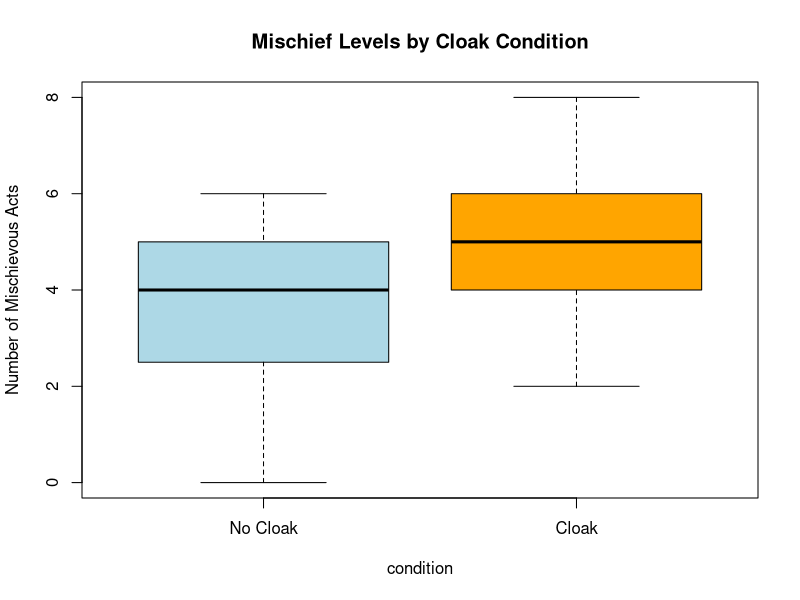

Here is the R script that generated this plot:
# ==========================================================
# ANALYSIS: Invisibility Cloak & Mischievous Acts
# Goal: Independent-Samples t-test using only Base R
# ==========================================================

# 1. DATA SETUP
# Creating the dataset exactly as shown in the provided table
mischief_scores <- c(3, 1, 5, 4, 6, 4, 6, 2, 0, 5, 4, 5,  # No Cloak (0)
                     4, 3, 6, 6, 8, 5, 5, 4, 2, 5, 7, 5)  # Cloak (1)

# Categorizing the groups: 0 = No Cloak, 1 = Cloak
cloak_condition <- factor(c(rep(0, 12), rep(1, 12)), 
                          labels = c("No Cloak", "Cloak"))

# Combine into a data frame
cloak_data <- data.frame(condition = cloak_condition, mischief = mischief_scores)

# ----------------------------------------------------------
# 2. CHECKING THE 5 ASSUMPTIONS
# ----------------------------------------------------------

# Assumption 1: Dichotomous Independent Variable (Exactly 2 levels)
levels(cloak_data$condition) 

# Assumption 2: Continuous Dependent Variable (Is it numeric?)
is.numeric(cloak_data$mischief)

# Assumption 3: Independence of Observations
# (Verified by study design: 24 unique participants in two distinct groups)

# Assumption 4: Normality (Shapiro-Wilk Test)
# Check for each group. p > 0.05 suggests normality is met.
shapiro.test(cloak_data$mischief[cloak_data$condition == "No Cloak"])
shapiro.test(cloak_data$mischief[cloak_data$condition == "Cloak"])

# Assumption 5: Homogeneity of Variance (F-test for Equality of Variances)
# In Base R, use var.test(). p > 0.05 means variances are equal.
var.test(mischief ~ condition, data = cloak_data)

# ----------------------------------------------------------
# 3. THE COMPUTATION (Independent-Samples t-test)
# ----------------------------------------------------------
# To match the document's results (t = -1.713, p = 0.101), 
# we must assume equal variances (var.equal = TRUE).
final_results <- t.test(mischief ~ condition, 
                        data = cloak_data, 
                        var.equal = TRUE)

print(final_results)

# ----------------------------------------------------------
# 4. VISUALIZATION (Optional)
# ----------------------------------------------------------
boxplot(mischief ~ condition, data = cloak_data,
        main = "Mischief Levels by Cloak Condition",
        ylab = "Number of Mischievous Acts",
        col = c("lightblue", "orange"))
